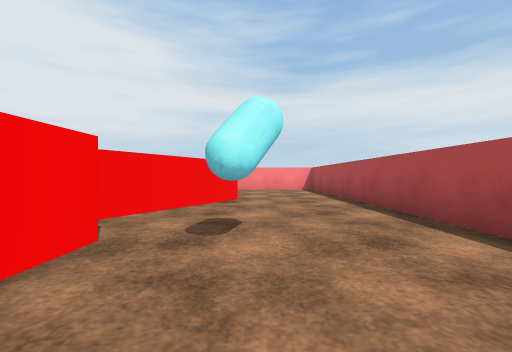
view 1 (above)

16 first-person views from a walk through a scene from a Unity 3-D project. The camera is 0.62 m above the floor, looks level and sees 90° across. The floor is counted in squares, 1 m on a side. Each view is taken from the middle of a square. On the plan, view 1 faces up. The plan holds only what a view shows up to about 9 squares ahead; the rest is blank. The player character is not drawn. Surface patterns are stand-ins for the level's own textures.

view 2
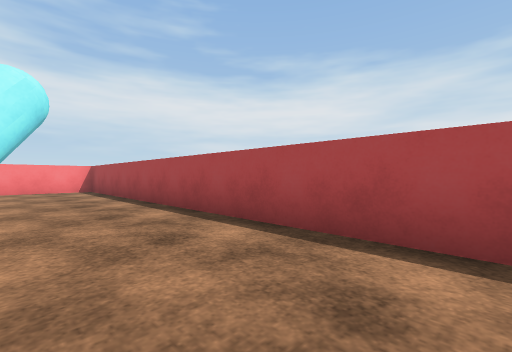

view 3
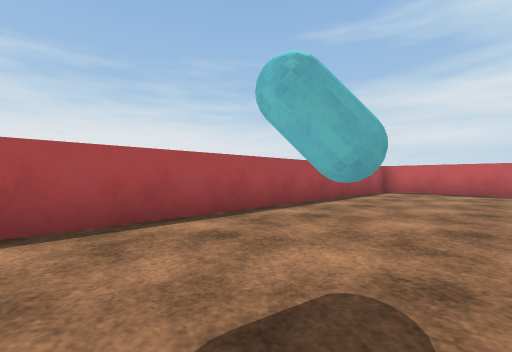

view 4
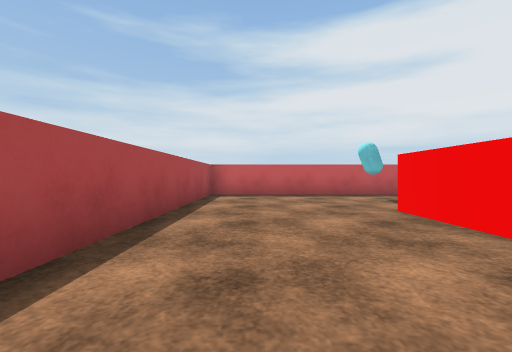

view 5
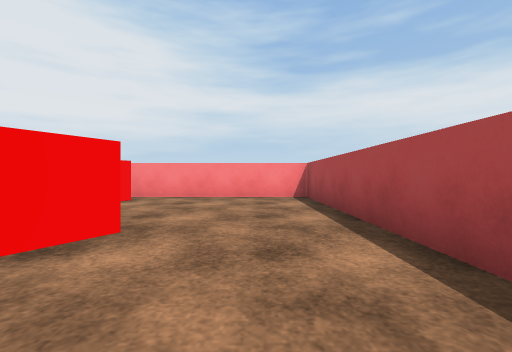

view 6
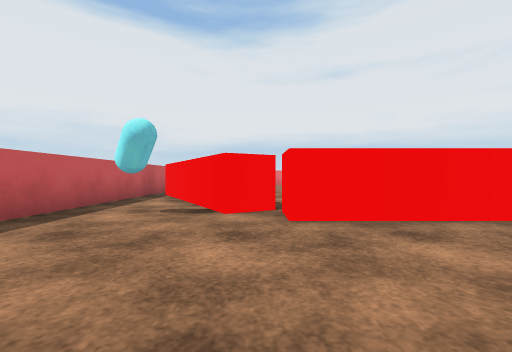

view 7
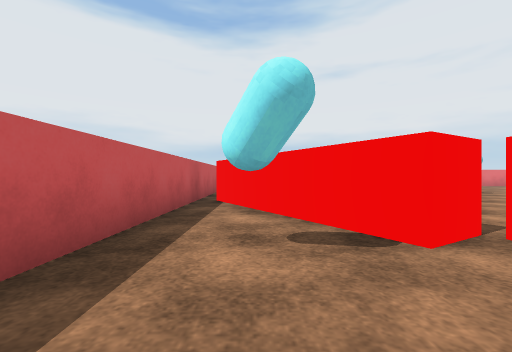

view 8
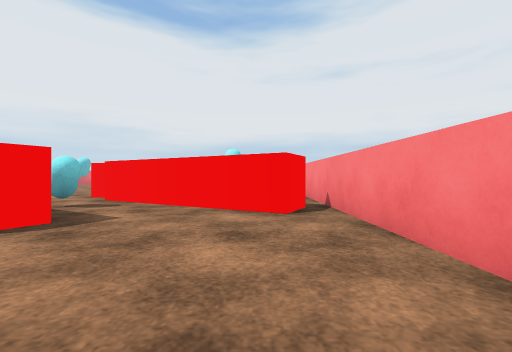

view 9
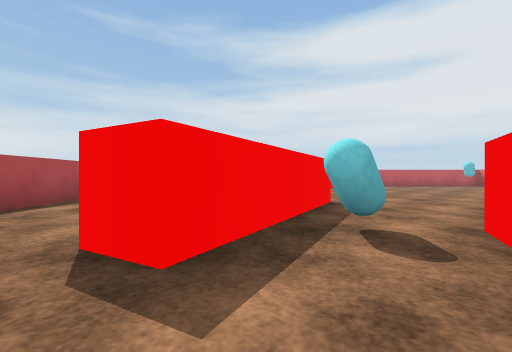

view 10
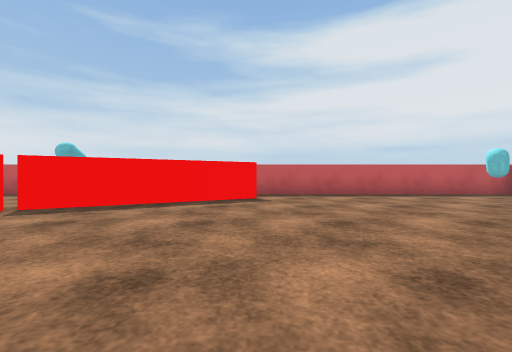

view 11
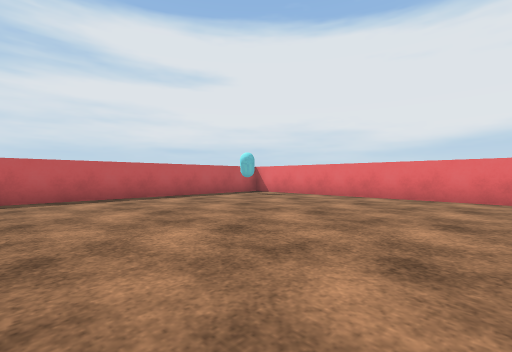

view 12
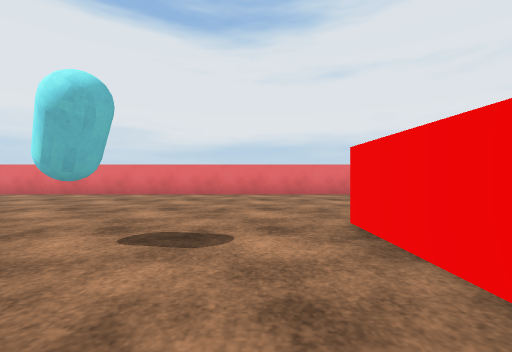

view 13
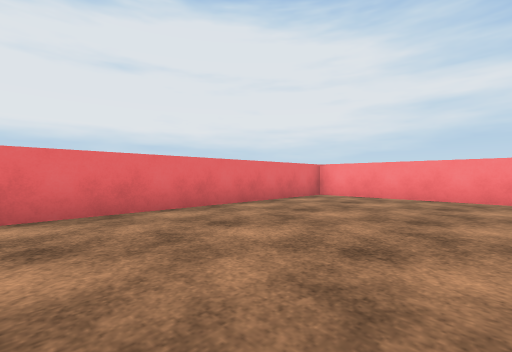

view 14
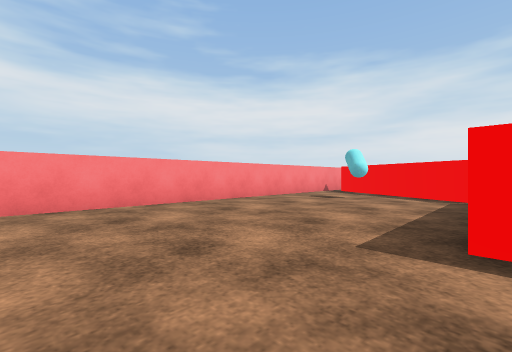

view 15
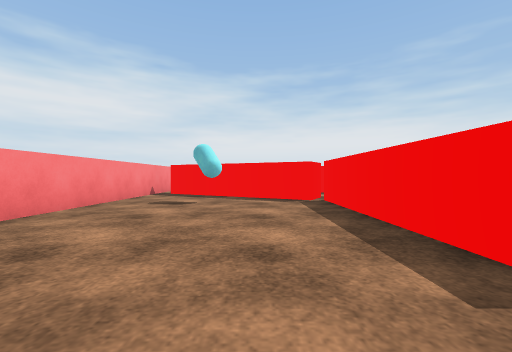

view 16
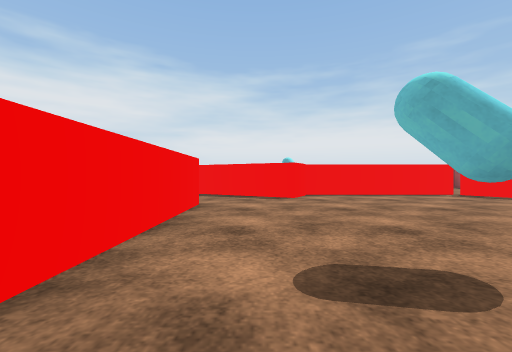

### Floor plan
Ten units are one square. View 1 is at (0, 0); x grows to the right and y downward. Boxes are objects, and circles mark ways between rooms. Rooms are numbered by the first view taken in them; rooms with no view inside come last. Other rooms are left out.
<svg viewBox="-160 -120 190 190">
<path fill="none" stroke="#000" d="M-15 -25 -15 25 -25 25M-21 -60 -14 -73 -5 -68 -23 -36M-27 25 -22 35 -65 60M-30 -110 -22 -105 -41 -69M-60 65 25 65 25 -115 -30 -115M-102 -62 -54 -62M-54 -58 -54 -52 -104 -52M-41 -69 -46 -61 -55 -66 -30 -110M-29 -24 -38 -29 -21 -60M-70 51 -25 25 -25 -24M-155 65 -60 65M-30 -115 -155 -115 -155 45"/>
<rect x="-25" y="45" width="10" height="10" fill="#bbb"><title>cyan capsule</title></rect>
<rect x="-5" y="-25" width="10" height="10" fill="#bbb"><title>cyan capsule</title></rect>
<rect x="-145" y="55" width="10" height="10" fill="#bbb"><title>cyan capsule</title></rect>
<rect x="-95" y="-25" width="10" height="10" fill="#bbb"><title>cyan capsule</title></rect>
<rect x="-65" y="-95" width="10" height="10" fill="#bbb"><title>cyan capsule</title></rect>
<rect x="-35" y="-65" width="10" height="10" fill="#bbb"><title>cyan capsule</title></rect>
<circle cx="-30" cy="-110" r="3" fill="#2a7"/>
<circle cx="-30" cy="-70" r="3" fill="#2a7"/>
<text x="0" y="-20">1</text>
<text x="-100" y="-30">2</text>
</svg>
Room 1 opens to room 2.

Where each view was taken, in squares from view 1:
view 1: 0 up, 0 right, facing up
view 2: 0 up, 0 right, facing up-right
view 3: 4 up, 1 left, facing down-right
view 4: 2 up, 1 right, facing down
view 5: 4 up, 1 right, facing up
view 6: 3 down, 2 right, facing left
view 7: 5 down, 0 right, facing left
view 8: 10 up, 2 right, facing left
view 9: 9 up, 2 left, facing down
view 10: 2 up, 7 left, facing down
view 11: 1 up, 8 left, facing down-left
view 12: 4 up, 7 left, facing left
view 13: 4 up, 11 left, facing up-left
view 14: 6 up, 13 left, facing up-right
view 15: 8 up, 12 left, facing right
view 16: 4 up, 11 left, facing right
